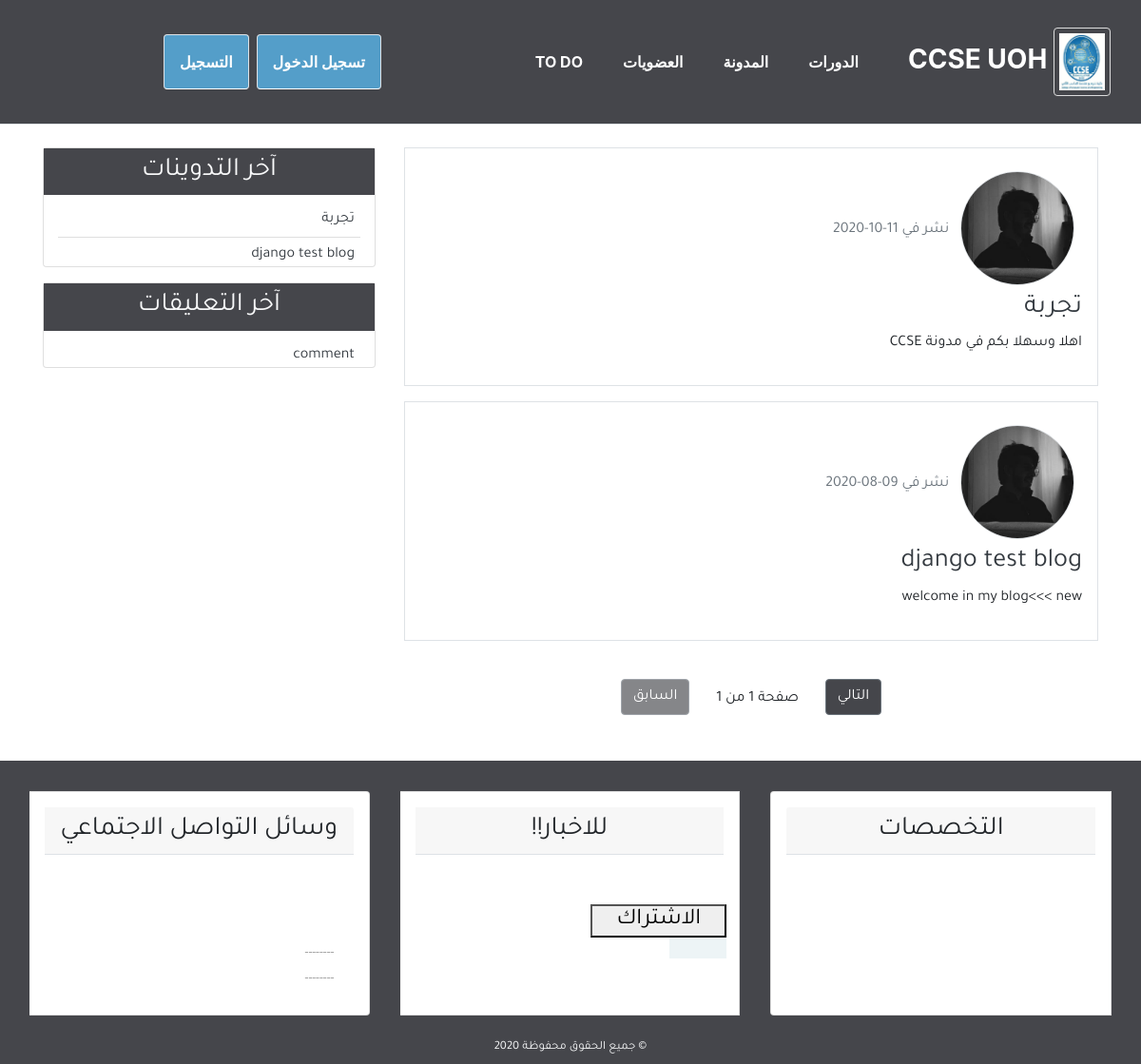
The app's page /home, older data.
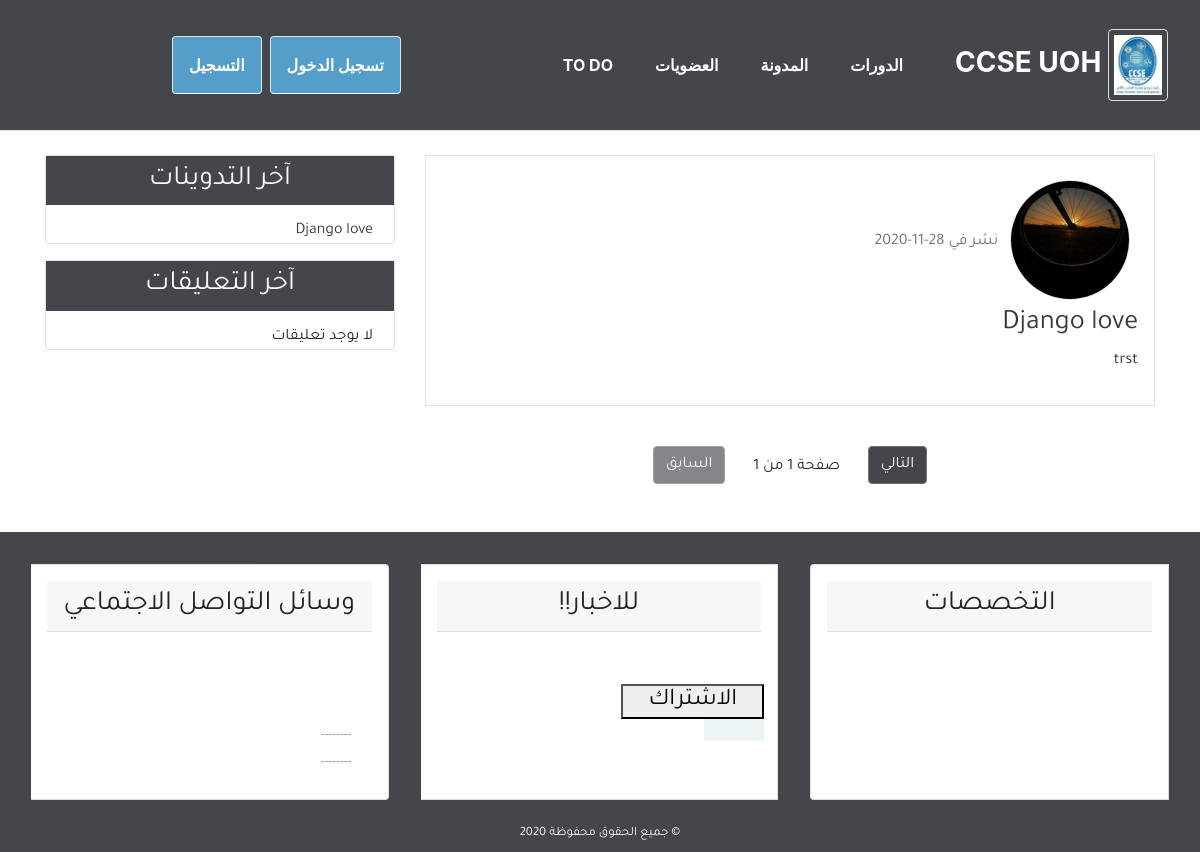
The same page, newer data.
### blog/models.py (models this page shows, shortened)
class Post(models.Model):
    title = models.CharField(max_length=100)
    content = models.TextField()
    post_date = models.DateTimeField(default=timezone.now)
    post_update = models.DateTimeField(auto_now=True)
    author = models.ForeignKey(User, on_delete=models.CASCADE)
    class Meta:
        ordering = ('-post_date', )

class Comment(models.Model):
    name = models.CharField(max_length=50, verbose_name='الاسم')
    email = models.EmailField(verbose_name='البريد الإلكتروني')
    body = models.TextField(verbose_name='التعليق')
    comment_date = models.DateTimeField(auto_now_add=True)
    active = models.BooleanField(default=False)
    post = models.ForeignKey(
        Post, on_delete=models.CASCADE, related_name='comments')
    class Meta:
        ordering = ('-comment_date',)

### user/models.py (models this page shows, shortened)
class Profile(models.Model):
    image = models.ImageField(default='default.jpg', upload_to='profile_pics')
    user = models.OneToOneField(User, on_delete=models.CASCADE)

### blog/views.py (the view)
# urls.py: path('home',views.home,name='home'),
def home(request):
    posts = Post.objects.all()
    paginator = Paginator(posts, 5)
    page = request.GET.get('page')
    try:
        posts = paginator.page(page)
    except PageNotAnInteger:
        posts = paginator.page(1)
    except EmptyPage:
        posts = paginator.page(paginator.num_page)
    context = {
        'title': 'الصفحة الرئيسية',
        'posts': posts,
        'page': page,
    }
    return render(request, 'blog/index.html', context)

### blog/templatetags/post_tag.py (called while the page is built)
@register.inclusion_tag('blog/latest_posts.html')
def latest_posts():
    context = {
        'l_posts': Post.objects.all()[0:5],
    }
    return context

@register.inclusion_tag('blog/latest_comments.html')
def latest_comments():
    context = {
        'l_comments': Comment.objects.filter(active=True)[:5],
    }
    return context

### blog/templates/blog/index.html (shortened to what this page needs)
{% extends 'blog/base.html' %}
{% block content %}
{% for post in posts %}
<div class="border p-3 mb-3">
  <img class="img-fluid rounded-circle border m-2" style="width: 120px; height:120px;"
        src="{{post.author.profile.image.url}}" alt="صورة الناشر">
    <span class="text-secondary">نشر في {{post.post_date|date:'d-m-Y'}}</span>
    <h3><a class="text-dark" href="{% url 'detail' post.id %}">{{post.title}}</a></h3>
    <p>{{post.content}}</p>
</div>
{% empty %}
<div class="border p-3 mb-3">
    <h3>لا يوجد تدوينات، إذا كان لديك حساب مسجل من قبل يمكنك <a href="#">تسجيل الدخول</a> والقيام بنشر
        أول تدوينة في الموقع.</h3>
</div>
{% endfor %}
{% include 'blog/pagination.html' with page=posts %}
{% endblock content %}

### blog/templates/blog/base.html (shortened to what this page needs)
{% load static %}
{% load post_tag %}
<html lang="ar">
    <head>
        <link rel="stylesheet" href="{% static 'blog/css/bootstrap.min.css' %}">
        <link rel="stylesheet" href="{% static 'blog/css/main1.css' %}">
        <link rel="stylesheet" href="{% static 'blog/css/freelancer1.css' %}">
        <link rel="stylesheet" href="{% static 'blog/css/main11.css' %}">
     </head>
     <body>
        <header>
            <div id="preloder">
                <div class="loader"></div>
            </div>
            <nav class=" nav-link.active nav-tabs navbar navbar-expand-lg bg-secondary text-uppercase " id="mainNav">
                <a class="navbar-brand" href="">
                    <img class="imgme" src="{% static 'blog/images/img/44.jpg' %}">
                    CCSE UOH </a>
                <div class="container">
                  <div class="collapse navbar-collapse" id="navbarResponsive">
                    <ul class="navbar-nav ml-auto">
                      <li class="nav-item mx-0 mx-lg-1">
                           <a class="nav-link py-3 px-0 px-lg-3 rounded js-scroll-trigger"
                           href='/courses'>الدورات </a>
                       </li>
                        <li class="nav-item mx-0 mx-lg-1">
                             <a class="nav-link py-3 px-0 px-lg-3 rounded js-scroll-trigger" href="{% url 'home' %}">المدونة </a>
                         </li>
                        <li class="nav-item mx-0 mx-lg-1">
                             <a class="nav-link py-3 px-0 px-lg-3 rounded js-scroll-trigger"href='/memberships'>العضويات </a>
                         </li>
                       <li class="nav-item mx-0 mx-lg-1">
                        <a class="nav-link py-3 px-0 px-lg-3 rounded js-scroll-trigger" href="##">To Do </a>
                    </li>
                    </ul>
                    {% if user.is_authenticated %}
                    <div class="d-flex p-2">
                    <div class="collapse navbar-collapse" id="navbarResponsive">
                        <ul class="navbar-nav ml-auto">
                            <li class="nav-item mx-0 mx-lg-1  "><a class="nav-link py-3 px-0 px-lg-3 rounded js-scroll-trigger" href="{% url 'new_post' %}">تدوينة جديدة</a></li>
                            <li class="nav-item mx-0 mx-lg-1 "><a class="nav-link py-3 px-0 px-lg-3 rounded js-scroll-trigger" href="{% url 'profile' %}">الملف الشخصي</a></li>
                            <li class="nav-item mx-0 mx-lg-1 "><a class=" nav-link py-3 px-0 px-lg-3 rounded js-scroll-trigger" href="{% url 'logout' %}">تسجيل خروج</a></li>
                        </ul>
                        {% else %}
                        <ul class="navbar-nav ml-auto">
                      <li class="nav-item mx-0 mx-lg-1 ">
                        <a class="active nav-link py-3 px-0 px-lg-3 rounded js-scroll-trigger " href="{% url 'login' %}">تسجيل الدخول </a>
                      </li>
                      <li class="nav-item mx-0 mx-lg-1 ">
                        <a class="active nav-link py-3 px-0 px-lg-3 rounded js-scroll-trigger " href="{% url 'register' %}">التسجيل</a>
                      </li>
                    </div>
                    {% endif %}
                    </div>
              </nav>
        </header>
  <section>
        <div class="container">
            <div class="row mt-4">
                <div class="col-md-8">
                    {% block content %}
                    {% endblock content %}
                </div>
                <div class="col-md-4">
                    <div class="card mb-3">
                        <h3 class="text-center bg-secondary text-light p-2">آخر التدوينات</h3>
                        {% latest_posts %}
                    </div>
                    <div class="card mb-3">
                        <h3 class="text-center bg-secondary text-light p-2">آخر التعليقات</h3>
                        {% latest_comments %}
                    </div>
                </div>
            </div>
        </div>
    </section>
        <footer class="bg-secondary">
            <div class="container-fluid">
                <div class="row">
                    <div class="col-md">
                        <div class="card-group mt-3 ">
                            <div class="card m-3">
                                <h3 class="card-header  text-center border-bottom p-2 m-3">التخصصات </h3>
                                <h4 class="card-body text-center">
                            </div>
                            <div class="card m-3">
                                <h3 class="card-header  text-center border-bottom p-2 m-3"> للاخبار!! </h3>
                                <h4 class="card-body text-center">
                                    <p class="card-text">
                                        <div class="widget-item">
                                            <form class="footer-newslatter">
                                                <button class="site-btn">الاشتراك </button>
                                            </form>
                                        </div>                                 </p>
                                </h4>
                            </div>
                            <div class="card m-3">
                                <h3 class="card-header  text-center border-bottom p-2 m-3">وسائل التواصل الاجتماعي</h3>
                                <h4 class="card-body text-center">
                                    <div class="widget-item">
                                        <ul>
                                            <li><a href="">--------</a></li>
                                            <li><a href="">--------</a></li>
                                        </ul>
                                    </div>
                            </div>
                        </div>
                    </div>
                </div>
                <div class="row p-2">
                    <div class="col-md text-center">
                        <small class="text-light">&copy; جميع الحقوق محفوظة {% now 'Y' %}</small>
                    </div>
                </div>
            </div>
        </footer>
     </body>
</html>

### blog/templates/blog/pagination.html
<div class="pt-3 mt-4 mb-5 text-center">
    {% if page.has_next %}
    <a class="btn btn-secondary bg-secondary" href="?page={{page.next_page_number}}">التالي</a>
    {% else %}
    <a class="btn btn-secondary bg-secondary dis abled" href="#">التالي</a>
    {% endif %}
    <span class="pr-4 pl-4">صفحة {{page.number}} من {{page.paginator.num_pages}}</span>
    {% if page.has_previous %}
    <a class="btn btn-secondary bg-secondary" href="?page={{page.previous_page_number}}">السابق</a>
    {% else %}
    <a class="btn btn-secondary bg-secondary disabled" href="#">السابق</a>
    {% endif %}
</div>

### blog/templates/blog/latest_posts.html
<ul class="list-group-flush latest-post">
    {% for post in l_posts %}
    <li class="list-group-item latest-post-item">
        <a class="text-dark" href="{% url 'detail' post.id %}">{{post.title}}</a>
    </li>
    {% empty %}
    <li class="list-group-item latest-post-item">لا يوجد تدوينات</li>
    {% endfor %}
</ul>

### blog/templates/blog/latest_comments.html
<ul class="list-group-flush latest-comment">
    {% for comment in l_comments %}
    <li class="list-group-item latest-comment-item">
        <a class="text-dark" href="{% url 'detail' comment.post.id %}">
            {% if comment.body|length > 40 %}
            {{comment.body|slice:'45'}} ..
            {% else %}
            {{comment.body}}
            {% endif %}
        </a>
    </li>
    {% empty %}
    <li class="list-group-item latest-comment-item">لا يوجد تعليقات</li>
    {% endfor %}
</ul>

### blog/static/blog/css/main1.css (style rules this page uses)
html, body { direction: rtl; text-align: right; }
body { font-family: 'Tajawal', sans-serif; }
.bg-secondary { background-color: #45464b !important; }
.latest-post, .latest-comment { padding: 0 15px; }
.latest-post .latest-post-item, .latest-comment .latest-comment-item { padding: 6px; }
.latest-post li:first-child, .latest-comment li:first-child { border-top: 0; }
.latest-post li:last-child, .latest-comment li:last-child { border-bottom: 0; padding-bottom: 0; }
.navbar { position: relative; display: flex; flex-wrap: wrap; align-items: center; justify-content: space-between; padding: 0.5rem 1rem; }
@media (min-width: 992px) { .navbar-expand-lg { flex-flow: row nowrap; justify-content: flex-start; } }
@media (min-width: 992px) { .navbar-expand-lg .navbar-nav { flex-direction: row; } }
@media (min-width: 992px) { .navbar-expand-lg .navbar-nav .nav-link { padding-right: 0.5rem; padding-left: 0.5rem; } }
@media (min-width: 992px) { .navbar-expand-lg > .container, .navbar-expand-lg > .container-fluid { flex-wrap: nowrap; } }
@media (min-width: 992px) { .navbar-expand-lg .navbar-collapse { display: flex !important; flex-basis: auto; } }
.imgme { border: 1px solid #ddd; border-radius: 4px; padding: 5px; width: 60px; }
h4 { text-align: right; }
.text-uppercase { text-transform: uppercase !important; }
.navbar-brand { display: inline-block; padding-top: 0.3125rem; padding-bottom: 0.3125rem; margin-right: 1rem; font-size: 1.25rem; line-height: inherit; white-space: nowrap; }
#mainNav .navbar-brand { color: #fff; }
#mainNav .navbar-brand { font-size: 1.75em; transition: font-size 0.3s; }
#mainNav { padding-top: 1rem; padding-bottom: 1rem; font-family: "Montserrat", -apple-system, BlinkMacSystemFont, "Segoe UI", Roboto, "Helvetica Neue", Arial, "Noto Sans", sans-serif, "Apple Color Emoji", "Segoe UI Emoji", "Segoe UI Symbol", "Noto Color Emoji"; font-weight: 700; }
#mainNav .navbar-nav { margin-top: 1rem; }
#mainNav .navbar-nav li.nav-item a.nav-link { color: #fff; }
#mainNav .navbar-nav li.nav-item a.nav-link.active { color: #549ec9 ; }
@media (min-width: 992px) { #mainNav { padding-top: 1.5rem; padding-bottom: 1.5rem; transition: padding-top 0.3s, padding-bottom 0.3s; } }
@media (min-width: 992px) { #mainNav .navbar-brand { font-size: 1.75em; transition: font-size 0.3s; } }
@media (min-width: 992px) { #mainNav .navbar-nav { margin-top: 0; } }
@media (min-width: 992px) { #mainNav .navbar-nav > li.nav-item > a.nav-link.active { color: #fff; background: #549ec9; } }
.nav-tabs .nav-link.active, .nav-tabs .nav-item.show .nav-link { color: #495057; background-color: #fff; border-color: #dee2e6 #dee2e6 #fff; }

### blog/static/blog/css/main11.css (style rules this page uses)
ul, ol { padding: 0; margin: 0; }
.loader { width: 40px; height: 40px; position: absolute; top: 50%; left: 50%; margin-top: -13px; margin-left: -13px; border-radius: 60px; animation: loader 0.8s linear infinite; -webkit-animation: loader 0.8s linear infinite; }
.widget-item { width: 20%; padding: 0 15px; }
.widget-item ul { list-style: none; padding-top: 30px; }
.widget-item ul li { margin-bottom: 10px; font-size: 14px; font-weight: 500; color: #878787; }
.widget-item ul li:last-child { margin-bottom: 0; }
.widget-item ul a { color: #878787; }
.footer-newslatter { padding-right: 38px; }
.footer-newslatter .site-btn { min-width: 143px; margin-bottom: 20px; }
.bg-secondary { background-color: #45464b !important; }
.container { width: 100%; padding-right: 15px; padding-left: 15px; margin-right: auto; margin-left: auto; }
@media (min-width: 576px) { .container { max-width: 540px; } }
@media (min-width: 768px) { .container { max-width: 720px; } }
@media (min-width: 992px) { .container { max-width: 960px; } }
@media (min-width: 1200px) { .container { max-width: 1140px; } }
.container-fluid { width: 100%; padding-right: 15px; padding-left: 15px; margin-right: auto; margin-left: auto; }

Row changes from the older to the newer data that the page shows:
removed Post: author.profile.image (picture), post_date "11-10-2020", title "تجربة", content "اهلا وسهلا بكم في مدونة CCSE"
removed Post: author.profile.image (picture), post_date "09-08-2020", title "django test blog", content "welcome in my blog<<< new"
removed Comment: body "comment"
added Post: author.profile.image (picture), post_date "28-11-2020", title "Django love", content "trst"
Text that changed along with them:
text now shown: "لا يوجد تعليقات"
